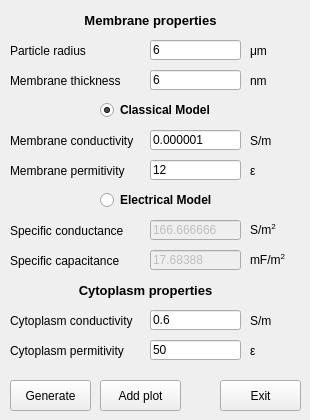
      <widget class="QWidget" name="ModelSingleShellTab">
       <attribute name="title">
        <string>Single shell</string>
       </attribute>
       <widget class="QPushButton" name="ModelSingleshellGenerateButton">
        <property name="geometry">
         <rect>
          <x>10</x>
          <y>380</y>
          <width>81</width>
          <height>31</height>
         </rect>
        </property>
        <property name="text">
         <string>Generate</string>
        </property>
       </widget>
       <widget class="QPushButton" name="ModelSingleshellAddplotButton">
        <property name="geometry">
         <rect>
          <x>100</x>
          <y>380</y>
          <width>81</width>
          <height>31</height>
         </rect>
        </property>
        <property name="text">
         <string>Add plot</string>
        </property>
       </widget>
       <widget class="QLabel" name="label_13">
        <property name="geometry">
         <rect>
          <x>10</x>
          <y>130</y>
          <width>141</width>
          <height>21</height>
         </rect>
        </property>
        <property name="text">
         <string>Membrane conductivity</string>
        </property>
       </widget>
       <widget class="QLineEdit" name="model_sish_membrane_perm_value_entry">
        <property name="geometry">
         <rect>
          <x>150</x>
          <y>160</y>
          <width>91</width>
          <height>20</height>
         </rect>
        </property>
        <property name="text">
         <string>12</string>
        </property>
       </widget>
       <widget class="QLabel" name="label_14">
        <property name="geometry">
         <rect>
          <x>250</x>
          <y>160</y>
          <width>31</width>
          <height>21</height>
         </rect>
        </property>
        <property name="text">
         <string>ε</string>
        </property>
       </widget>
       <widget class="QLabel" name="label_15">
        <property name="geometry">
         <rect>
          <x>250</x>
          <y>130</y>
          <width>31</width>
          <height>21</height>
         </rect>
        </property>
        <property name="text">
         <string>S/m</string>
        </property>
       </widget>
       <widget class="QLabel" name="label_16">
        <property name="geometry">
         <rect>
          <x>0</x>
          <y>10</y>
          <width>301</width>
          <height>21</height>
         </rect>
        </property>
        <property name="font">
         <font>
          <pointsize>10</pointsize>
          <weight>75</weight>
          <bold>true</bold>
         </font>
        </property>
        <property name="frameShape">
         <enum>QFrame::NoFrame</enum>
        </property>
        <property name="frameShadow">
         <enum>QFrame::Plain</enum>
        </property>
        <property name="text">
         <string>Membrane properties</string>
        </property>
        <property name="alignment">
         <set>Qt::AlignCenter</set>
        </property>
       </widget>
       <widget class="QLabel" name="label_17">
        <property name="geometry">
         <rect>
          <x>10</x>
          <y>160</y>
          <width>141</width>
          <height>21</height>
         </rect>
        </property>
        <property name="text">
         <string>Membrane permitivity</string>
        </property>
       </widget>
       <widget class="QLineEdit" name="model_sish_membrane_cond_value_entry">
        <property name="geometry">
         <rect>
          <x>150</x>
          <y>130</y>
          <width>91</width>
          <height>20</height>
         </rect>
        </property>
        <property name="text">
         <string>0.000001</string>
        </property>
       </widget>
       <widget class="QLabel" name="label_18">
        <property name="geometry">
         <rect>
          <x>10</x>
          <y>310</y>
          <width>141</width>
          <height>21</height>
         </rect>
        </property>
        <property name="text">
         <string>Cytoplasm conductivity</string>
        </property>
       </widget>
       <widget class="QLineEdit" name="model_sish_cytoplasm_perm_value_entry">
        <property name="geometry">
         <rect>
          <x>150</x>
          <y>340</y>
          <width>91</width>
          <height>20</height>
         </rect>
        </property>
        <property name="text">
         <string>50</string>
        </property>
       </widget>
       <widget class="QLabel" name="label_19">
        <property name="geometry">
         <rect>
          <x>10</x>
          <y>340</y>
          <width>141</width>
          <height>21</height>
         </rect>
        </property>
        <property name="text">
         <string>Cytoplasm permitivity</string>
        </property>
       </widget>
       <widget class="QLabel" name="label_20">
        <property name="geometry">
         <rect>
          <x>250</x>
          <y>340</y>
          <width>31</width>
          <height>21</height>
         </rect>
        </property>
        <property name="text">
         <string>ε</string>
        </property>
       </widget>
       <widget class="QLineEdit" name="model_sish_cytoplasm_cond_value_entry">
        <property name="geometry">
         <rect>
          <x>150</x>
          <y>310</y>
          <width>91</width>
          <height>20</height>
         </rect>
        </property>
        <property name="text">
         <string>0.6</string>
        </property>
       </widget>
       <widget class="QLabel" name="label_21">
        <property name="geometry">
         <rect>
          <x>250</x>
          <y>310</y>
          <width>31</width>
          <height>21</height>
         </rect>
        </property>
        <property name="text">
         <string>S/m</string>
        </property>
       </widget>
       <widget class="QLabel" name="label_22">
        <property name="geometry">
         <rect>
          <x>0</x>
          <y>280</y>
          <width>291</width>
          <height>21</height>
         </rect>
        </property>
        <property name="font">
         <font>
          <pointsize>10</pointsize>
          <weight>75</weight>
          <bold>true</bold>
         </font>
        </property>
        <property name="frameShape">
         <enum>QFrame::NoFrame</enum>
        </property>
        <property name="frameShadow">
         <enum>QFrame::Plain</enum>
        </property>
        <property name="text">
         <string>Cytoplasm properties</string>
        </property>
        <property name="alignment">
         <set>Qt::AlignCenter</set>
        </property>
       </widget>
       <widget class="QLineEdit" name="model_sish_membrane_thickness_value_entry">
        <property name="geometry">
         <rect>
          <x>150</x>
          <y>70</y>
          <width>91</width>
          <height>20</height>
         </rect>
        </property>
        <property name="text">
         <string>6</string>
        </property>
       </widget>
       <widget class="QLabel" name="label_68">
        <property name="geometry">
         <rect>
          <x>10</x>
          <y>70</y>
          <width>141</width>
          <height>21</height>
         </rect>
        </property>
        <property name="text">
         <string>Membrane thickness</string>
        </property>
       </widget>
       <widget class="QLabel" name="label_69">
        <property name="geometry">
         <rect>
          <x>250</x>
          <y>70</y>
          <width>31</width>
          <height>21</height>
         </rect>
        </property>
        <property name="text">
         <string>nm</string>
        </property>
       </widget>
       <widget class="QLabel" name="label_5">
        <property name="geometry">
         <rect>
          <x>250</x>
          <y>40</y>
          <width>31</width>
          <height>21</height>
         </rect>
        </property>
        <property name="text">
         <string>μm</string>
        </property>
       </widget>
       <widget class="QLabel" name="label_2">
        <property name="geometry">
         <rect>
          <x>10</x>
          <y>40</y>
          <width>141</width>
          <height>21</height>
         </rect>
        </property>
        <property name="text">
         <string>Particle radius</string>
        </property>
       </widget>
       <widget class="QLineEdit" name="model_sish_particle_radius_value_entry">
        <property name="geometry">
         <rect>
          <x>150</x>
          <y>40</y>
          <width>91</width>
          <height>20</height>
         </rect>
        </property>
        <property name="text">
         <string>6</string>
        </property>
       </widget>
       <widget class="QRadioButton" name="classicalmodeltoggle">
        <property name="geometry">
         <rect>
          <x>100</x>
          <y>100</y>
          <width>121</width>
          <height>20</height>
         </rect>
        </property>
        <property name="font">
         <font>
          <weight>75</weight>
          <bold>true</bold>
         </font>
        </property>
        <property name="text">
         <string>Classical Model</string>
        </property>
        <property name="checked">
         <bool>true</bool>
        </property>
       </widget>
       <widget class="QRadioButton" name="electricalmodelentry">
        <property name="geometry">
         <rect>
          <x>100</x>
          <y>190</y>
          <width>121</width>
          <height>20</height>
         </rect>
        </property>
        <property name="font">
         <font>
          <weight>75</weight>
          <bold>true</bold>
         </font>
        </property>
        <property name="text">
         <string>Electrical Model</string>
        </property>
       </widget>
       <widget class="QLabel" name="label_47">
        <property name="geometry">
         <rect>
          <x>10</x>
          <y>250</y>
          <width>141</width>
          <height>21</height>
         </rect>
        </property>
        <property name="text">
         <string>Specific capacitance</string>
        </property>
       </widget>
       <widget class="QLabel" name="label_48">
        <property name="geometry">
         <rect>
          <x>250</x>
          <y>220</y>
          <width>41</width>
          <height>21</height>
         </rect>
        </property>
        <property name="text">
         <string>&lt;html&gt;&lt;head/&gt;&lt;body&gt;&lt;p&gt;S/m&lt;span style=&quot; vertical-align:super;&quot;&gt;2&lt;/span&gt;&lt;/p&gt;&lt;/body&gt;&lt;/html&gt;</string>
        </property>
       </widget>
       <widget class="QLabel" name="label_49">
        <property name="geometry">
         <rect>
          <x>250</x>
          <y>250</y>
          <width>41</width>
          <height>21</height>
         </rect>
        </property>
        <property name="text">
         <string>&lt;html&gt;&lt;head/&gt;&lt;body&gt;&lt;p&gt;mF/m&lt;span style=&quot; vertical-align:super;&quot;&gt;2&lt;/span&gt;&lt;/p&gt;&lt;/body&gt;&lt;/html&gt;</string>
        </property>
       </widget>
       <widget class="QLabel" name="label_50">
        <property name="geometry">
         <rect>
          <x>10</x>
          <y>220</y>
          <width>141</width>
          <height>21</height>
         </rect>
        </property>
        <property name="text">
         <string>Specific conductance</string>
        </property>
       </widget>
       <widget class="QLineEdit" name="model_sish_membrane_conductance_value_entry">
        <property name="enabled">
         <bool>false</bool>
        </property>
        <property name="geometry">
         <rect>
          <x>150</x>
          <y>220</y>
          <width>91</width>
          <height>20</height>
         </rect>
        </property>
        <property name="text">
         <string>166.666666</string>
        </property>
       </widget>
       <widget class="QLineEdit" name="model_sish_membrane_capacitance_value_entry">
        <property name="enabled">
         <bool>false</bool>
        </property>
        <property name="geometry">
         <rect>
          <x>150</x>
          <y>250</y>
          <width>91</width>
          <height>20</height>
         </rect>
        </property>
        <property name="text">
         <string>17.68388</string>
        </property>
       </widget>
       <widget class="QPushButton" name="model_sish_exit_button">
        <property name="geometry">
         <rect>
          <x>220</x>
          <y>380</y>
          <width>81</width>
          <height>31</height>
         </rect>
        </property>
        <property name="text">
         <string>Exit</string>
        </property>
       </widget>
      </widget>
